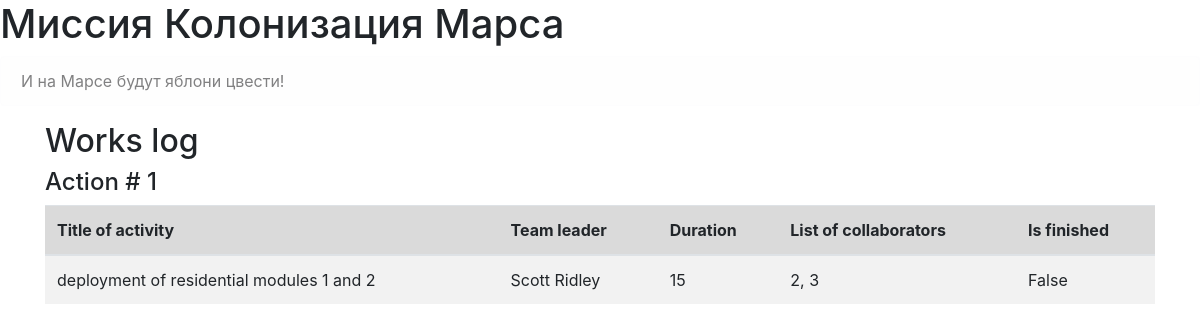
The page /index on the database as committed earlier.
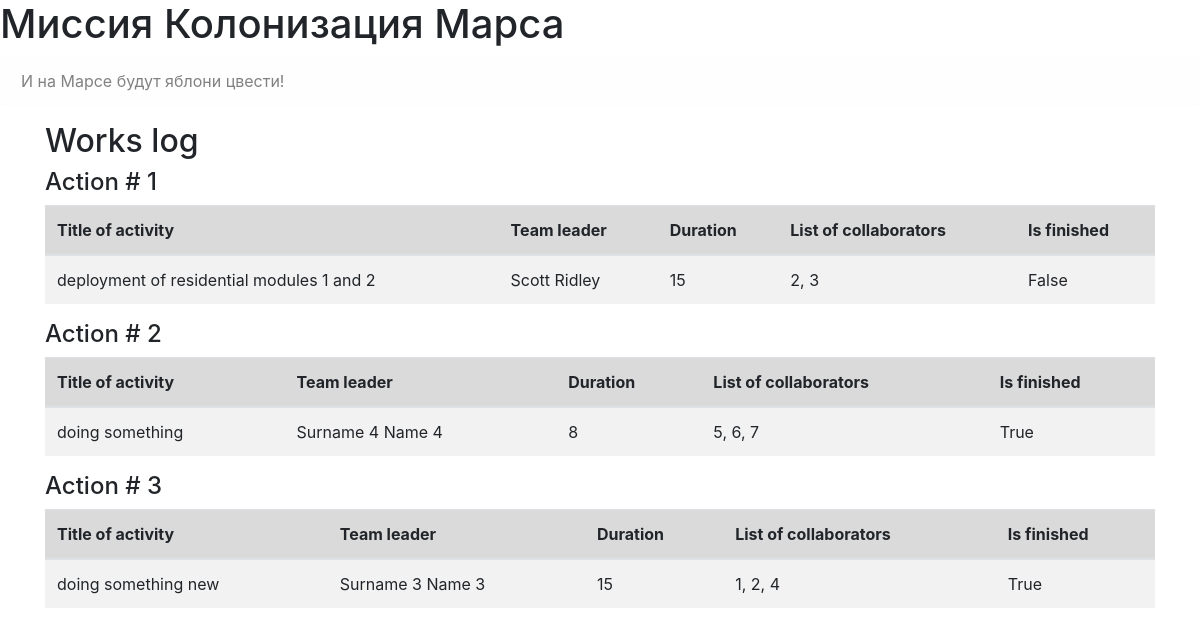
The same page on the database as committed later.
### data/jobs.py (models this page shows)
class Jobs(SqlAlchemyBase):
    __tablename__ = 'jobs'
    id = sqlalchemy.Column(sqlalchemy.Integer,
                           primary_key=True, autoincrement=True)
    team_leader = sqlalchemy.Column(sqlalchemy.Integer, nullable=True)
    job = sqlalchemy.Column(sqlalchemy.String, nullable=True)
    work_size = sqlalchemy.Column(sqlalchemy.Integer, nullable=True)
    collaborators = sqlalchemy.Column(sqlalchemy.String, nullable=True)
    start_date = sqlalchemy.Column(sqlalchemy.DateTime,
                                   default=datetime.datetime.now)
    end_date = sqlalchemy.Column(sqlalchemy.DateTime,
                                 default=datetime.datetime.now)
    is_finished = sqlalchemy.Column(sqlalchemy.Boolean, default=True)
    user_id = sqlalchemy.Column(sqlalchemy.Integer,
                                sqlalchemy.ForeignKey("users.id"))
    user = orm.relation('User')

### main.py (the view)
@app.route('/')
@app.route('/index')
def main():
    db_session.global_init("db/mars_explorer.db")
    session = db_session.create_session()
    sp = session.query(Jobs).all()
    action_list = []
    for elem in sp:
        leader = session.query(User).filter(User.id == elem.team_leader).first()
        action_list.append([elem.id, elem.job, leader.surname + ' ' + leader.name, elem.work_size,
                            elem.collaborators, elem.is_finished])
    return render_template('index.html', actions=action_list)

### data/db_session.py (called while the page is built, shortened)
def global_init(db_file):
    global __factory
    if __factory:
        return

def create_session() -> Session:
    global __factory
    return __factory()

### templates/index.html
{% extends "base.html" %}
{% block content %}
<h2>Works log</h2>
{% for action in actions: %}
<h4>Action # {{ action[0] }}</h4>
<table class="table table-striped">
    <thead>
    <tr class="table-active">
        <th scope="col">Title of activity</th>
        <th scope="col">Team leader</th>
        <th scope="col">Duration</th>
        <th scope="col">List of collaborators</th>
        <th scope="col">Is finished</th>
    </tr>
    </thead>
    <tbody>
    <tr>
        <td>{{ action[1] }}</td>
        <td>{{ action[2] }}</td>
        <td>{{ action[3] }}</td>
        <td>{{ action[4] }}</td>
        <td>{{ action[5] }}</td>
    </tr>
    </tbody>
</table>
{% endfor %}
{% endblock %}

### templates/base.html (shortened to what this page needs)
<!doctype html>
<html lang="en">
<head>
    <link rel="stylesheet"
          href="https://stackpath.bootstrapcdn.com/bootstrap/4.4.1/css/bootstrap.min.css"
>
</head>
<body>
    <h1>Миссия Колонизация Марса</h1>
    <div class="alert alert-light" role="alert">
        И на Марсе будут яблони цвести!
    </div>
    <main role="main" class="container">
        {% block content %}{% endblock %}
    </main>
</body>
</html>

Rows that differ between the two databases and show on the page:
added Jobs: id "2", job "doing something", action "Surname 4 Name 4", work_size "8", collaborators "5, 6, 7", action "True"
added Jobs: id "3", job "doing something new", action "Surname 3 Name 3", work_size "15", collaborators "1, 2, 4", action "True"
